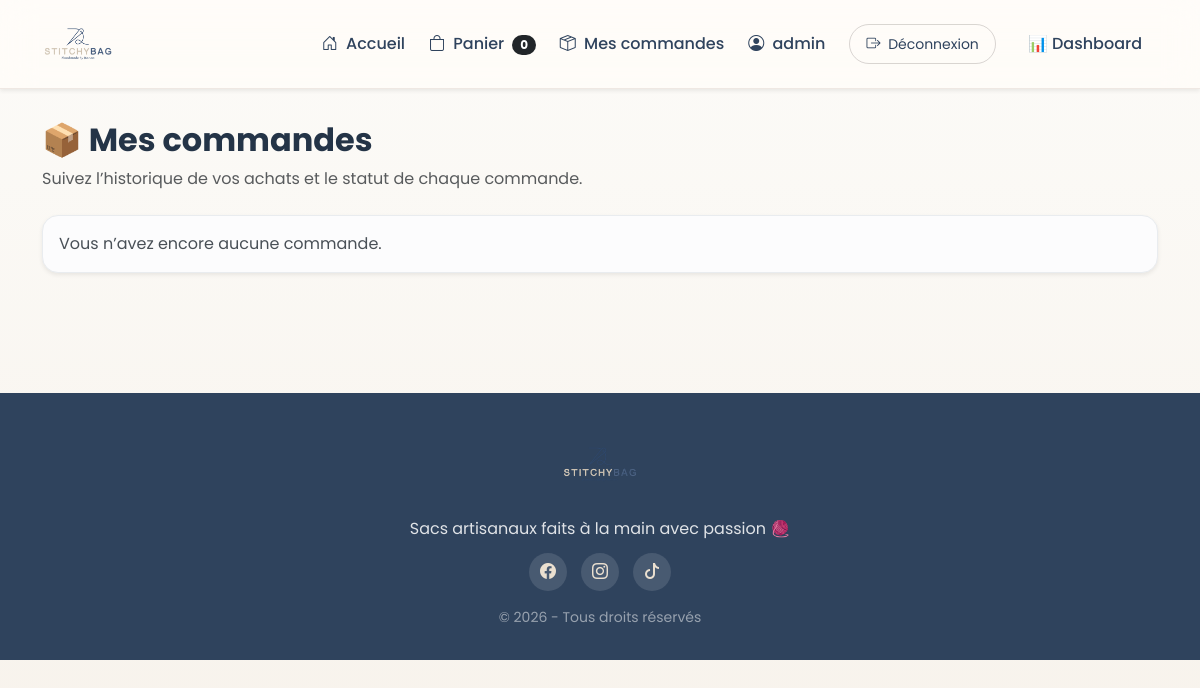
Page /my-orders/ (signed in) on the earlier database version.
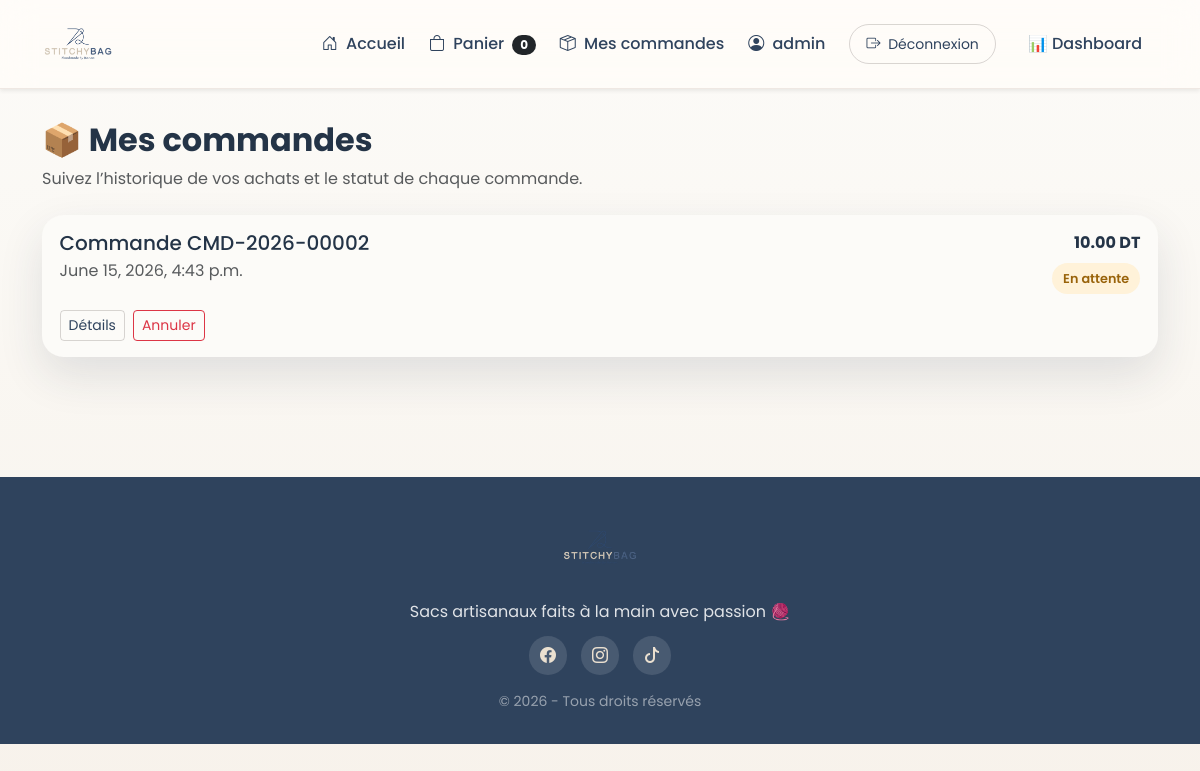
Same page on the later database version.
### shop/models.py (models this page shows, shortened)
class Order(models.Model):
    reference = models.CharField(
        max_length=20,
        unique=True,
        blank=True
    )
    user = models.ForeignKey(
    User,
    on_delete=models.CASCADE,
    null=True,
    blank=True
)
    first_name = models.CharField(max_length=100)
    last_name = models.CharField(max_length=100)
    phone = models.CharField(max_length=20)
    address = models.TextField()
    city = models.CharField(max_length=100)
    comment = models.TextField(blank=True, default="")
    total_price = models.DecimalField(
        max_digits=10,
        decimal_places=2,
        default=0
    )
    status = models.CharField(
        max_length=20,
        choices=OrderStatus.choices,
        default=OrderStatus.PENDING
    )
    created_at = models.DateTimeField(
        auto_now_add=True
    )

### shop/views.py (the view)
# urls.py: path('my-orders/', views.my_orders, name='my_orders'),
@login_required
def my_orders(request):
    orders = Order.objects.filter(
        user=request.user
    ).order_by("-created_at")
    return render(
        request,
        "shop/my_orders.html",
        {"orders": orders}
    )

### shop/cart.py (called while the page is built)
    def __len__(self):
        return sum(self.cart.values())

### shop/context_processors.py (called while the page is built)
def cart_count(request):
    cart = Cart(request)
    return {
        "cart_count": len(cart)
    }

### templates/shop/my_orders.html
{% extends 'base.html' %}
{% block content %}
<div class="mb-4">
    <h2 class="fw-bold mb-2">📦 Mes commandes</h2>
    <p class="text-muted">Suivez l’historique de vos achats et le statut de chaque commande.</p>
</div>
{% for order in orders %}
<div class="order-card">
    <div class="d-flex flex-column flex-md-row justify-content-between gap-2">
        <div>
            <h5 class="mb-1">Commande {{ order.reference }}</h5>
            <p class="text-muted mb-0">{{ order.created_at }}</p>
        </div>
        <div class="text-md-end">
            <div class="fw-bold mb-2">{{ order.total_price }} DT</div>
            {% if order.status == "pending" %}
            <span class="status-badge status-pending">{{ order.get_status_display }}</span>
            {% elif order.status == "delivered" %}
            <span class="status-badge status-delivered">{{ order.get_status_display }}</span>
            {% else %}
            <span class="status-badge status-canceled">{{ order.get_status_display }}</span>
            {% endif %}
        </div>
    </div>
    <div class="mt-3 d-flex flex-wrap gap-2">
        <a href="{% url 'order_detail' order.id %}" class="btn btn-outline-dark btn-sm">Détails</a>
        {% if order.status == "pending" %}
        <a href="{% url 'cancel_order' order.id %}" class="btn btn-outline-danger btn-sm">Annuler</a>
        {% endif %}
    </div>
</div>
{% empty %}
<div class="alert alert-light rounded-4 shadow-sm">
    Vous n’avez encore aucune commande.
</div>
{% endfor %}
{% endblock %}

Differences in the rows shown:
added Order: reference "CMD-2026-00002", created_at "June 15, 2026, 4:43 p.m.", total_price "10.00", status "En attente", shows "Annuler"
Other differences:
text no longer shown: "Vous n’avez encore aucune commande."
